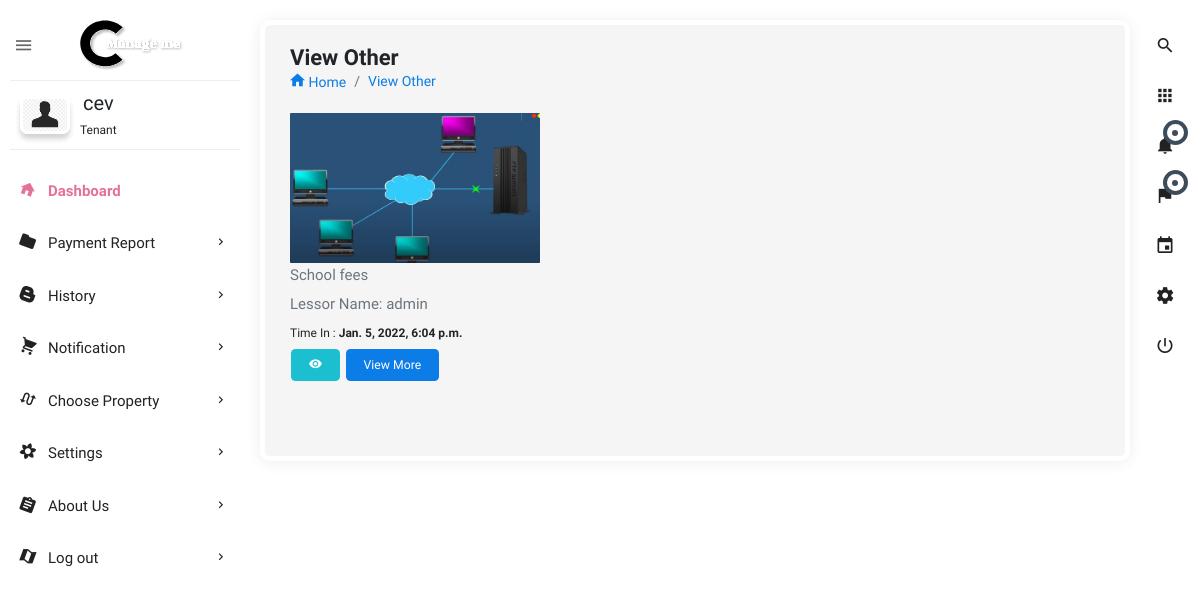
The page /other_tenant_approved (signed in) on the database its author committed.
### users/models.py (models this page shows, shortened)
class User(AbstractBaseUser):
    user_type = [
        ('lessor', 'lessor'),
        ('tenant', 'tenant'),
    ]
    name = models.CharField(max_length=255, null=False)
    phone_number = PhoneNumberField(unique=True)
    user_image = models.ImageField(upload_to='images/', default='profile.png')
    user_login = models.CharField(max_length=7, choices=user_type, default='lessor', blank=False, null=False)
    is_active = models.BooleanField(default=True)
    staff = models.BooleanField(default=False)
    admin = models.BooleanField(default=False)
    USERNAME_FIELD = 'phone_number'
    REQUIRED_FIELDS = ['name', 'user_login']
    objects = UserManager()
    def __str__(self):
        return self.name
    objects = UserManager()

class Request_Property(models.Model):
    status = [
        ('initial', 'initial'),
        ('request', 'request'),
        ('approved', 'approved'),
        ('denied', 'denied'),
        ('canceled', 'canceled')]
    user_request = models.ForeignKey(user, on_delete=models.CASCADE, related_name='requesting_users', null=False)
    property_requested = models.ForeignKey(Property_registration, on_delete=models.CASCADE, related_name='property_req',
                                           null=False)
    owner_name = models.ForeignKey(user, on_delete=models.CASCADE, related_name='owner_name_property', null=False)
    status_view = models.CharField(max_length=50, choices=status, default='initial')
    time_done = models.DateTimeField(default=now)
    class Meta:
        verbose_name_plural = "Request_Property"
        ordering = ['-id']

class Property_registration(models.Model):
    property_type_p = [
        ('house', 'house'),
        ('car', 'car'),
        ('land', 'land'),
        ('other', 'other')
    ]
    location_name = [
        ('kigali', 'kigali'),
        ('south', 'south'),
        ('east', 'east'),
        ('west', 'west')
    ]
    property_name = models.CharField(max_length=100)
    location = models.CharField(max_length=200, choices=location_name, default='kigali')
    property_type = models.CharField(max_length=200, choices=property_type_p)
    amount_per_month = models.IntegerField(default=10000)
    detail = models.CharField(max_length=250, default='')
    property_image = models.ImageField(blank=True, null=True, upload_to='images')
    available = models.BooleanField(default=True)
    owner_name = models.ForeignKey(user, on_delete=models.CASCADE, related_name='owner', null=False)
    time_added = models.DateTimeField(auto_now_add=True)
    class Meta:
        verbose_name_plural = "Property_registration"
        ordering = ['-id']

### users/views.py (the view)
# urls.py: path('other_tenant_approved', views.other_tenant_approved, name='other_tenant_approved'),
def other_tenant_approved(request):
    user = request.user
    tenant_property_approved = Request_Property.objects.filter(user_request=user).filter(status_view='approved').filter(
        property_requested__property_type='other')
    context = {
        'other_approved': tenant_property_approved,
    }
    return render(request, 'html/other_tenant_approved.html', context)

### users/templates/html/other_tenant_approved.html (shortened to what this page needs)
{% extends 'dashboard-tenant/dashboard.html' %}
{% load static %}
{% block content %}
<section class="content file_manager">
    <div class="body_scroll">
        <div class="block-header">
            <div class="row">
                <div class="col-lg-7 col-md-6 col-sm-12">
                    <h2>View Other</h2>
                    <ul class="breadcrumb">
                        <li class="breadcrumb-item"><a href="{% url 'tenant' %}"><i class="zmdi zmdi-home"></i> Home</a></li>
                        <li class="breadcrumb-item"><a href="">View Other</a></li>
                    </ul>
                </div>
            </div>
        </div>
        <div class="container-fluid">
            <div class="row clearfix">
                <div class="col-lg-12">
                    <div class="card">
                        <div class="tab-content">
                            <div class="tab-pane active" id="a2018">
                                <div class="row clearfix">
                                    {% for other_approved in other_approved %}
                                    <div class="col-lg-4 col-md-6 col-sm-12">
                                        <div class="card">
                                            <a href="" class="file">
                                                <div class="image">
                                                    <a href=""><img src="{{ other_approved.property_requested.property_image.url }}" alt="img" class="img-fluid" ></a>
                                                </div>
                                                <div class="file-name">
                                                    <p class="m-b-5 text-muted">{{ other_approved.property_requested.property_name }}</p>
                                                    <p class="m-b-5 text-muted">Lessor Name: {{ other_approved.property_requested.owner_name }}</p>
                                                    <small>Time In : <span class="date"><b>  {{ other_approved.property_requested.time_added}}</b></span></small>
                                                </div>
                                                <div class="action">
                                                        <a href="{% url 'view_rent_other_detail' other_approved.id %}" class="btn btn-info waves-effect"><i class="zmdi zmdi-eye"></i></a>
                                                        <a href="{% url 'view_rent_other_detail' other_approved.id %}" class="btn btn-primary waves-effect">View More</a>
                                                </div>
                                            </a>
                                        </div>
                                    </div>
                                    {% endfor %}
                                </div>
                            </div>
                        </div>
                    </div>
                </div>
            </div>
        </div>
    </div>
</section>
{% endblock %}

### templates/dashboard-tenant/dashboard.html (shortened to what this page needs)
<!doctype html>
{% load static %}
<html class="no-js " lang="en">
<head>
<link rel="stylesheet" href="{% static 'dash/assets/plugins/bootstrap/css/bootstrap.min.css' %}">
<link  rel="stylesheet" href="{% static 'dash/assets/css/style.min.css' %}">
</head>
<body class="theme-blush">
<div class="navbar-right">
    <ul class="navbar-nav">
        <li><a href="{% url 'search_property_tenant' %}" class="main_search" title="Search..."><i class="zmdi zmdi-search"></i></a></li>
        <li class="dropdown">
            <a href="javascript:void(0);" class="dropdown-toggle" title="App" data-toggle="dropdown" role="button"><i class="zmdi zmdi-apps"></i></a>
        </li>
        <li class="dropdown">
            <a href="javascript:void(0);" class="dropdown-toggle" title="Notifications" data-toggle="dropdown" role="button"><i class="zmdi zmdi-notifications"></i>
                <div class="notify"><span class="heartbit"></span><span class="point"></span></div>
            </a>
        </li>
        <li class="dropdown">
            <a href="javascript:void(0);" class="dropdown-toggle" data-toggle="dropdown" role="button"><i class="zmdi zmdi-flag"></i>
            <div class="notify"><span class="heartbit"></span><span class="point"></span></div>
            </a>
        </li>
        <li><a href="javascript:void(0);" class="app_calendar" title="Calendar"><i class="zmdi zmdi-calendar"></i></a></li>
        <li><a href="javascript:void(0);" class="js-right-sidebar" title="Setting"><i class="zmdi zmdi-settings zmdi-hc-spin"></i></a></li>
        <li><a href="{% url 'logout' %}" class="mega-menu" title="Sign Out"><i class="zmdi zmdi-power"></i></a></li>
    </ul>
</div>
<aside id="leftsidebar" class="sidebar">
    <div class="navbar-brand">
        <button class="btn-menu ls-toggle-btn" type="button"><i class="zmdi zmdi-menu"></i></button>
        <a href=""><img src="{% static 'dash/assets/images/managemelogo.svg' %}" width="200" alt="Aero"></a>
    </div>
    <div class="menu">
        <ul class="list">
            <li>
                <div class="user-info">
                    <a class="image" href="{% url 'profile_tenant' %}"><img src="{{ user.user_image.url }}" alt="User"></a>
                    <div class="detail">
                        <h4>{{user}}</h4>
                        <small>Tenant</small>
                    </div>
                </div>
            </li>
            <li  class="active open"><a href="{% url 'tenant' %}"><i class="zmdi zmdi-home"></i><span>Dashboard</span></a></li>
            <li> <a href="javascript:void(0);" class="menu-toggle"><i class="zmdi zmdi-folder"></i><span>Payment Report</span></a>
            </li>
            <li> <a href="javascript:void(0);" class="menu-toggle"><i class="zmdi zmdi-blogger"></i><span>History</span></a>
            </li>
            <li><a href="javascript:void(0);" class="menu-toggle"><i class="zmdi zmdi-shopping-cart"></i><span>Notification</span></a>
            </li>
            <li><a href="{% url 'search_property_tenant' %}" class="menu-toggle"><i class="zmdi zmdi-swap-alt"></i><span>Choose Property</span></a>
            </li>
            <li><a href="javascript:void(0);" class="menu-toggle"><i class="zmdi zmdi-flower"></i><span>Settings</span></a>
            </li>
            <li><a href="javascript:void(0);" class="menu-toggle"><i class="zmdi zmdi-assignment"></i><span>About Us</span></a>
            </li>
            <li class="open_top"><a href="{% url 'logout' %}" class="menu-toggle"><i class="zmdi zmdi-map"></i><span>Log out</span></a>
            </li>
        </ul>
    </div>
</aside>
{% block content %}
{% endblock %}
</body>
</html>

### rows shown on the page
User: user_image (placeholder picture), name "cev"
Request_Property: property_requested.property_image (picture), property_requested.property_name "School fees", property_requested.owner_name "admin", property_requested.time_added "Jan. 5, 2022, 6:04 p.m."
